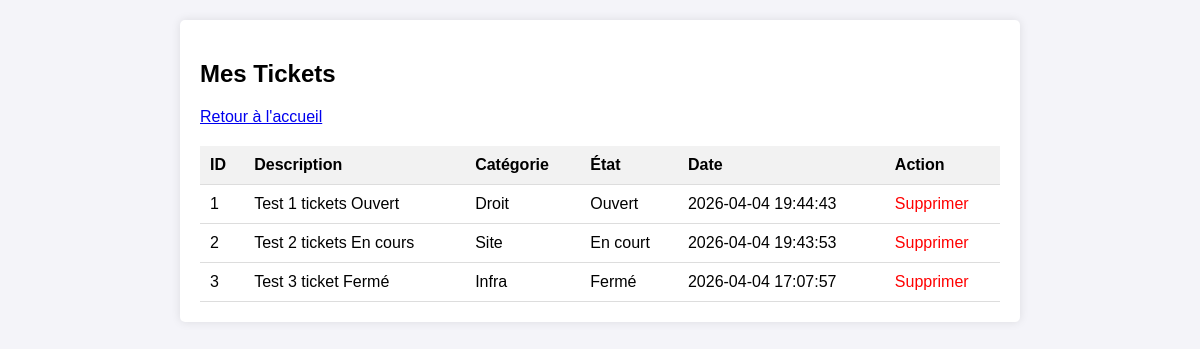
Page /mes_tickets.php (signed in) on the committed database.
### tables this page shows
CREATE TABLE `ticket` (
  `id_ticket` int(11) NOT NULL,
  `Description` varchar(8000) DEFAULT NULL,
  `date_creation` datetime NOT NULL,
  `date_traitement` datetime DEFAULT NULL,
  `date_resolution` datetime DEFAULT NULL,
  `id_categorie` int(11) NOT NULL,
  `id_etat` int(11) NOT NULL,
  `id_utilisateur` int(11) NOT NULL
);

CREATE TABLE `categorie` (
  `id_categorie` int(11) NOT NULL,
  `Nom_categorie` varchar(38) NOT NULL
);

CREATE TABLE `etat` (
  `id_etat` int(11) NOT NULL,
  `Nom_etat` varchar(15) NOT NULL
);

### mes_tickets.php (the view, shortened to what this page needs)
<?php
$user = $_SESSION['user'];
try {
    $pdo = new PDO('mysql:host=localhost;dbname=gestionnaire_de_tickets;charset=utf8mb4', 'root', '');
    $pdo->setAttribute(PDO::ATTR_ERRMODE, PDO::ERRMODE_EXCEPTION);
    $stmt = $pdo->prepare("
        SELECT t.id_ticket, t.Description, t.date_creation, c.Nom_categorie, e.Nom_etat
        FROM ticket t
        JOIN categorie c ON t.id_categorie = c.id_categorie
        JOIN etat e ON t.id_etat = e.id_etat
        WHERE t.id_utilisateur = :id_utilisateur
    ");
    $stmt->bindParam(':id_utilisateur', $user['id_utilisateur']);
    $stmt->execute();
    $tickets = $stmt->fetchAll(PDO::FETCH_ASSOC);
} catch (PDOException $e) {
    die("Erreur : " . $e->getMessage());
}
?>
<!DOCTYPE html>
<html lang="fr">
<head>
</head>
<body>
    <div class="container">
        <h2>Mes Tickets</h2>
        <a href="accueil.php">Retour à l'accueil</a>
        <?php if (count($tickets) > 0): ?>
            <table>
                <thead>
                    <tr>
                        <th>ID</th>
                        <th>Description</th>
                        <th>Catégorie</th>
                        <th>État</th>
                        <th>Date</th>
                        <th>Action</th>
                    </tr>
                </thead>
                <tbody>
                    <?php foreach ($tickets as $ticket): ?>
                        <tr>
                            <td><?= htmlspecialchars($ticket['id_ticket']) ?></td>
                            <td><?= htmlspecialchars($ticket['Description']) ?></td>
                            <td><?= htmlspecialchars($ticket['Nom_categorie']) ?></td>
                            <td><?= htmlspecialchars($ticket['Nom_etat']) ?></td>
                            <td><?= htmlspecialchars($ticket['date_creation']) ?></td>
                            <td>
                                <a href="supprimer_ticket.php?id=<?= $ticket['id_ticket'] ?>" class="action" onclick="return confirm('Voulez-vous vraiment supprimer ce ticket ?')">Supprimer</a>
                            </td>
                        </tr>
                    <?php endforeach; ?>
                </tbody>
            </table>
        <?php else: ?>
            <p>Aucun ticket trouvé.</p>
        <?php endif; ?>
    </div>
</body>
</html>

### mes_tickets.php (style rules this page uses)
body { font-family: Arial, sans-serif; background-color: #f4f4f9; margin: 0; padding: 20px; }
.container { max-width: 800px; margin: 0 auto; background: #fff; padding: 20px; border-radius: 5px; box-shadow: 0 0 10px rgba(0,0,0,0.1); }
table { width: 100%; border-collapse: collapse; margin-top: 20px; }
th, td { padding: 10px; text-align: left; border-bottom: 1px solid #ddd; }
th { background-color: #f2f2f2; }
.action { color: red; text-decoration: none; }

### rows in the picture
ticket: id_ticket "1", Description "Test 1 tickets Ouvert", id_categorie.Nom_categorie "Droit", id_etat.Nom_etat "Ouvert", date_creation "2026-04-04 19:44:43"
ticket: id_ticket "2", Description "Test 2 tickets En cours", id_categorie.Nom_categorie "Site", id_etat.Nom_etat "En court", date_creation "2026-04-04 19:43:53"
ticket: id_ticket "3", Description "Test 3 ticket Fermé", id_categorie.Nom_categorie "Infra", id_etat.Nom_etat "Fermé", date_creation "2026-04-04 17:07:57"
